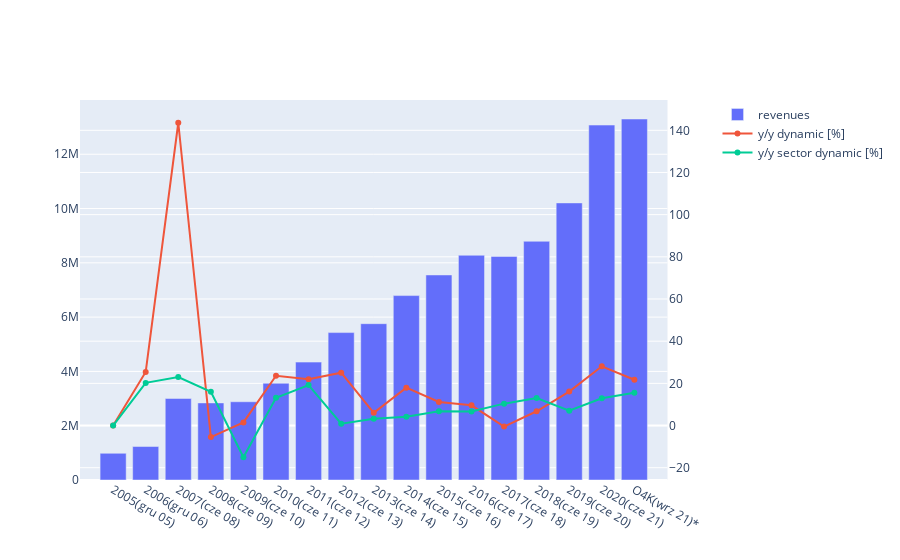

The notebook cell this image was saved under:
### Code cell
# First let's take a look how has been shaping dynamic of revenues over a years

years = soup.find(class_="report-table").find_all(class_=["thq h", "thq h newest"])
years = [record.text.strip() for record in years]
years = [record.replace("\n", "") for record in years]
years = [record.replace("\t", "") for record in years]

revenues = soup.find(class_="report-table").find_all("tr", {"data-field": "IncomeRevenues"})

for record in revenues: 
    values, changes = record.find_all(class_="value"), record.find_all(class_="changeyy")    
    
values = [value.text.strip() for value in values]
changes = [change.text.strip() for change in changes]
changes = [change.split(sep="~sektor") for change in changes]

dynamic = [change[0] for change in changes]
sector_dynamic = [change[1] for change in changes]

dynamic.insert(0, '0')
sector_dynamic.insert(0, '0')
revenues = zip(years, values, dynamic, sector_dynamic)

df = pd.DataFrame(revenues)

# We will change our data types from object to float so first have to replace unnecessary strings

df[1] = df[1].str.replace(r'\s+', '', regex=True)
df[2] = df[2].str.replace(r'[\s+r*\/%+]', '', regex=True)
df[3] = df[3].str.replace(r'[\s+%+]', '', regex=True)

df[1] = df[1].astype(float)
df[2] = df[2].astype(float)
df[3] = df[3].astype(float)

df = df.rename(columns={0: "Year", 1: "Revenue", 2: "Revenue y/y [%]", 3: "Sector revenue y/y [%]"})

# Let's plot diagram

fig = make_subplots(specs=[[{"secondary_y": True}]])

fig.add_trace(
    go.Bar(x=df["Year"], y=df["Revenue"], name="revenues"),
    secondary_y=False,
)

fig.add_trace(
    go.Line(x=df["Year"], y=df["Revenue y/y [%]"], name="y/y dynamic [%]"),
    secondary_y=True,
)

fig.add_trace(
    go.Line(x=df["Year"], y=df["Sector revenue y/y [%]"], name="y/y sector dynamic [%]"),
    secondary_y=True,
)

fig.show()

### Figure 1 — Plotly figure (JSON) as saved in the notebook; plotly's stock layout.template omitted (floating-point values rounded to 4 significant figures)
{"data": [{"name": "revenues", "type": "bar", "x": ["2005(gru 05)", "2006(gru 06)", "2007(cze 08)", "2008(cze 09)", "2009(cze 10)", "2010(cze 11)", "2011(cze 12)", "2012(cze 13)", "2013(cze 14)", "2014(cze 15)", "2015(cze 16)", "2016(cze 17)", "2017(cze 18)", "2018(cze 19)", "2019(cze 20)", "2020(cze 21)", "O4K(wrz 21)*"], "xaxis": "x", "y": [983377, 1233211, 3003828, 2839738, 2882109, 3562156, 4342487, 5430433, 5758184, 6793162, 7553068, 8278017, 8236563, 8793327, 10206877, 13074310, 13298043], "yaxis": "y"}, {"name": "y/y dynamic [%]", "type": "scatter", "x": ["2005(gru 05)", "2006(gru 06)", "2007(cze 08)", "2008(cze 09)", "2009(cze 10)", "2010(cze 11)", "2011(cze 12)", "2012(cze 13)", "2013(cze 14)", "2014(cze 15)", "2015(cze 16)", "2016(cze 17)", "2017(cze 18)", "2018(cze 19)", "2019(cze 20)", "2020(cze 21)", "O4K(wrz 21)*"], "xaxis": "x", "y": [0, 25.41, 143.6, -5.46, 1.49, 23.6, 21.91, 25.05, 6.04, 17.97, 11.19, 9.6, -0.5, 6.76, 16.08, 28.09, 21.72], "yaxis": "y2"}, {"name": "y/y sector dynamic [%]", "type": "scatter", "x": ["2005(gru 05)", "2006(gru 06)", "2007(cze 08)", "2008(cze 09)", "2009(cze 10)", "2010(cze 11)", "2011(cze 12)", "2012(cze 13)", "2013(cze 14)", "2014(cze 15)", "2015(cze 16)", "2016(cze 17)", "2017(cze 18)", "2018(cze 19)", "2019(cze 20)", "2020(cze 21)", "O4K(wrz 21)*"], "xaxis": "x", "y": [0, 20.22, 23, 15.99, -15.04, 13.14, 19.17, 0.86, 3.22, 4.16, 6.77, 6.67, 10.38, 13, 6.99, 12.95, 15.6], "yaxis": "y2"}], "layout": {"xaxis": {"anchor": "y", "domain": [0, 0.94]}, "yaxis": {"anchor": "x", "domain": [0, 1]}, "yaxis2": {"anchor": "x", "overlaying": "y", "side": "right"}}}
